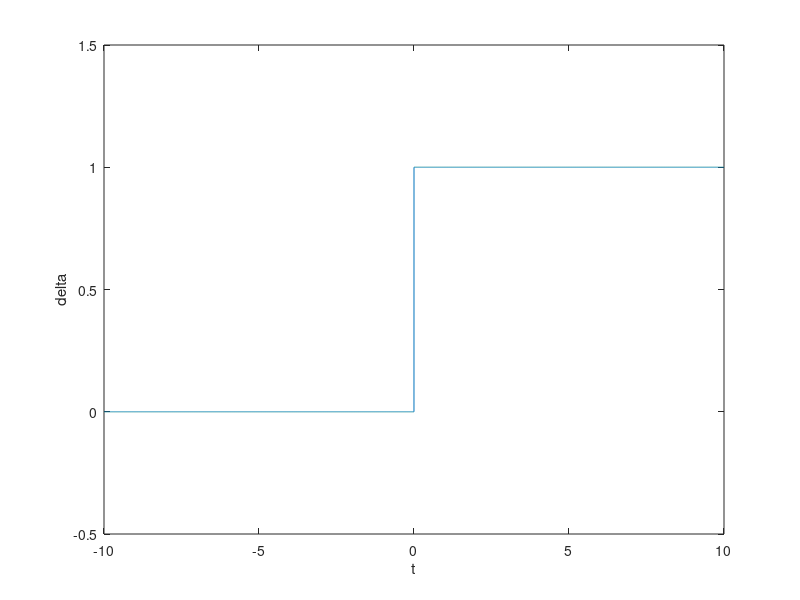

The MATLAB source for this figure:
clc
clear all
close all

t=-10:0.001:10;
length_t=length(t);
for ii=1:1:length_t
    if(t(ii)==2)
        y_t(ii)=1/0.001;
    else
        y_t(ii)=0;
    end
end
plot(t,y_t)
xlabel('t')
ylabel('delta')
        

clc
clear all
close all

t=-10:0.001:10;
length_t=length(t);
for ii=1:1:length_t
    if(t(ii)>=0)
        y_t(ii)=1;
    else
        y_t(ii)=0;
    end
end
plot(t,y_t);
axis([-10 10 -0.5 1.5]);
xlabel('t');
ylabel('delta');
        